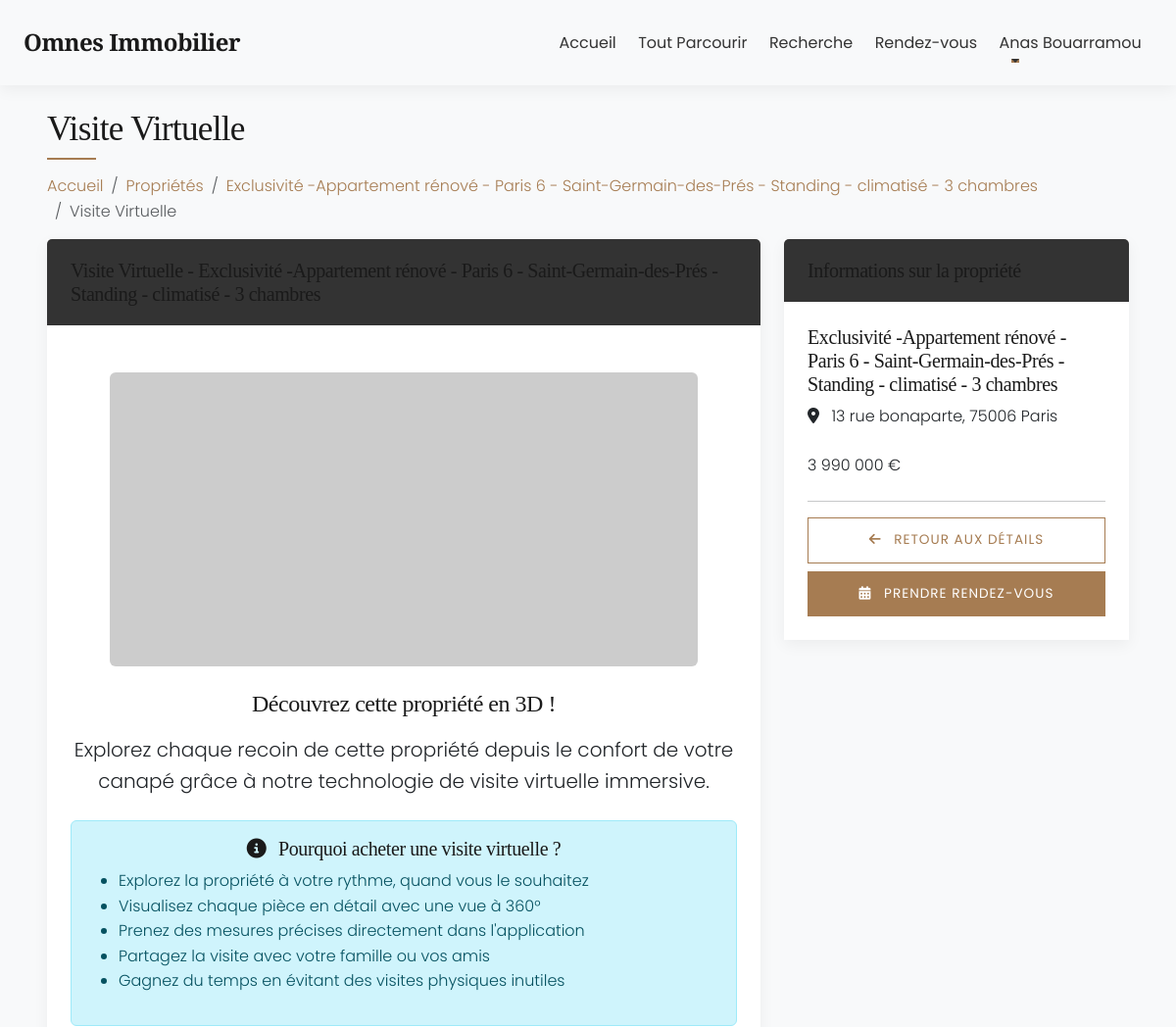
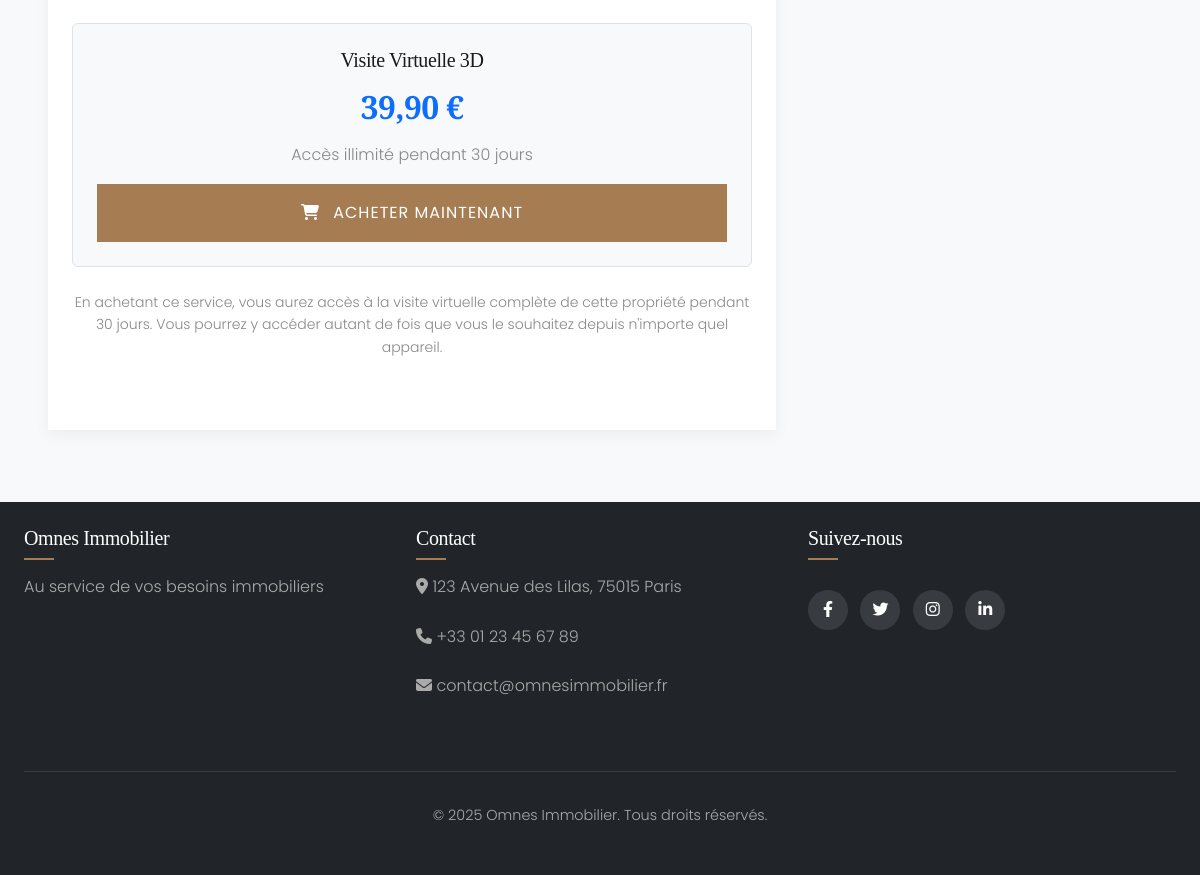
The app's page /virtual-tour.php?id=5 (signed in) with its own data (2 pictures, top to bottom).
### tables this page shows
CREATE TABLE `Propriete` (
  `id_propriete` int NOT NULL,
  `titre` varchar(255) NOT NULL,
  `description` text,
  `prix` decimal(10,2) NOT NULL,
  `surface` decimal(10,2) DEFAULT NULL,
  `nb_pieces` int DEFAULT NULL,
  `nb_chambres` int DEFAULT NULL,
  `nb_salles_bain` int DEFAULT NULL,
  `etage` int DEFAULT NULL,
  `balcon` tinyint(1) DEFAULT '0',
  `parking` tinyint(1) DEFAULT '0',
  `ascenseur` tinyint(1) DEFAULT '0',
  `adresse` varchar(255) NOT NULL,
  `ville` varchar(100) NOT NULL,
  `code_postal` varchar(20) NOT NULL,
  `pays` varchar(50) NOT NULL,
  `statut` enum('disponible','vendu','loué') DEFAULT 'disponible',
  `type_propriete` enum('résidentiel','commercial','terrain','location') NOT NULL,
  `date_ajout` datetime DEFAULT CURRENT_TIMESTAMP,
  `id_agent` int NOT NULL
);

### classes/database.php (called while the page is built, shortened)
<?php
class Database {
    private $dbh;
    private $stmt;
    public function __construct() {
        $this->host = DB_HOST;
        $this->port = DB_PORT;
        $this->user = DB_USER;
        $this->pass = DB_PASS;
        $this->dbname = DB_NAME;
        $dsn = 'mysql:host=' . $this->host . ';port=' . $this->port . ';dbname=' . $this->dbname . ';charset=utf8mb4';
        $options = array(
            PDO::ATTR_PERSISTENT => true,
            PDO::ATTR_ERRMODE => PDO::ERRMODE_EXCEPTION,
            PDO::ATTR_DEFAULT_FETCH_MODE => PDO::FETCH_OBJ
        );
        try {
            $this->dbh = new PDO($dsn, $this->user, $this->pass, $options);
        } catch(PDOException $e) {
            $this->error = $e->getMessage();
            error_log("Erreur de connexion à la base de données : " . $this->error);
            throw new Exception("Erreur de connexion à la base de données");
        }
    }
    public function query($query) {
        $this->stmt = $this->dbh->prepare($query);
    }
    public function bind($param, $value, $type = null) {
        if (is_null($type)) {
            switch (true) {
                case is_int($value):
                    $type = PDO::PARAM_INT;
                    break;
            }
        }
        $this->stmt->bindValue($param, $value, $type);
    }
    public function execute() {
        try {
            return $this->stmt->execute();
        } catch(PDOException $e) {
            $this->error = $e->getMessage();
            error_log("Erreur d'exécution de requête : " . $this->error);
            return false;
        }
    }
    public function single() {
        $this->execute();
        return $this->stmt->fetch();
    }
}
?>

### classes/Property.php (called while the page is built, shortened)
<?php
class Property {
    private $db;
    public function __construct() {
        $this->db = new Database();
    }
    public function getPropertyById($id_propriete) {
        $this->db->query('SELECT p.*, a.id_agent, u.nom as agent_nom, u.prenom as agent_prenom,
                        u.email as agent_email, u.telephone as agent_telephone
                        FROM Propriete p
                        INNER JOIN Agent_Immobilier a ON p.id_agent = a.id_agent
                        INNER JOIN Utilisateur u ON a.id_utilisateur = u.id_utilisateur
                        WHERE p.id_propriete = :id_propriete');
        $this->db->bind(':id_propriete', $id_propriete);
        return $this->db->single();
    }
}
?>

### config/init.php (called while the page is built, shortened)
<?php
require_once BASE_PATH . 'config/database.php';
function format_price($price) {
    return number_format($price, 0, ',', ' ') . ' €';
}

### virtual-tour.php (the view, shortened to what this page needs)
<?php
require_once BASE_PATH . 'config/init.php';
require_once BASE_PATH . 'classes/Property.php';
$client = new Client();
$property = new Property();
$client_info = $client->getClientByUserId($_SESSION['user_id']);
$property_id = isset($_GET['id']) ? intval($_GET['id']) : null;
$property_info = $property->getPropertyById($property_id);
$db = new Database();
$db->query('SELECT * FROM Transaction WHERE id_client = :id_client AND type_service = "visite_virtuelle" AND id_propriete = :id_propriete AND statut = "confirmé"');
$db->bind(':id_client', $client_info->id_client);
$db->bind(':id_propriete', $property_id);
$existing_purchase = $db->single();
include BASE_PATH . 'includes/header.php';
?>
<div class="container mt-4">
    <h1 class="section-title mb-4" data-aos="fade-up">Visite Virtuelle</h1>
    <nav aria-label="breadcrumb" data-aos="fade-up">
        <ol class="breadcrumb">
            <li class="breadcrumb-item"><a href="/omnes-immobilier/index.php">Accueil</a></li>
            <li class="breadcrumb-item"><a href="/omnes-immobilier/properties.php">Propriétés</a></li>
            <li class="breadcrumb-item"><a href="/omnes-immobilier/property-detail.php?id=<?php echo $property_id; ?>"><?php echo htmlspecialchars($property_info->titre); ?></a></li>
            <li class="breadcrumb-item active" aria-current="page">Visite Virtuelle</li>
        </ol>
    </nav>
    <div class="row">
        <div class="col-md-8">
            <div class="card mb-4" data-aos="fade-up">
                <div class="card-header bg-primary text-white">
                    <h5 class="mb-0">Visite Virtuelle - <?php echo htmlspecialchars($property_info->titre); ?></h5>
                </div>
                <div class="card-body">
                    <?php if ($existing_purchase) : ?>
                        <div class="virtual-tour-container" style="height: 500px; position: relative;">
                            <div class="ratio ratio-16x9">
                                <iframe src="https://www.youtube.com/embed/WfJXAyEnIXw" title="Visite virtuelle" allowfullscreen></iframe>
                            </div>
                            <div class="mt-4">
                                <h5>Instructions d'utilisation :</h5>
                                <ul>
                                    <li>Utilisez la souris pour regarder autour de vous (cliquer et glisser)</li>
                                    <li>Cliquez sur les points blancs pour vous déplacer dans la propriété</li>
                                    <li>Utilisez la molette de la souris pour zoomer</li>
                                    <li>Cliquez sur les icônes d'information pour des détails supplémentaires</li>
                                    <li>Utilisez le menu en bas pour accéder directement à différentes pièces</li>
                                </ul>
                            </div>
                            <div class="mt-4">
                                <h5>Caractéristiques de la propriété :</h5>
                                <div class="row">
                                    <div class="col-md-6">
                                        <ul class="list-unstyled">
                                            <li><i class="fas fa-check-circle text-success me-2"></i> Surface : <?php echo $property_info->surface; ?> m²</li>
                                            <li><i class="fas fa-check-circle text-success me-2"></i> Chambres : <?php echo $property_info->nb_chambres; ?></li>
                                            <li><i class="fas fa-check-circle text-success me-2"></i> Salles de bain : <?php echo $property_info->nb_salles_bain; ?></li>
                                        </ul>
                                    </div>
                                    <div class="col-md-6">
                                        <ul class="list-unstyled">
                                            <li><i class="fas fa-check-circle text-success me-2"></i> Étage : <?php echo isset($property_info->etage) ? $property_info->etage : 'N/A'; ?></li>
                                            <li><i class="fas fa-check-circle text-success me-2"></i> Balcon : <?php echo $property_info->balcon ? 'Oui' : 'Non'; ?></li>
                                            <li><i class="fas fa-check-circle text-success me-2"></i> Parking : <?php echo $property_info->parking ? 'Oui' : 'Non'; ?></li>
                                        </ul>
                                    </div>
                                </div>
                            </div>
                        </div>
                    <?php else : ?>
                        <div class="text-center py-4">
                            <img src="/omnes-immobilier/assets/img/services/virtual-tour.jpg" class="img-fluid rounded mb-4" style="max-height: 300px;" alt="Visite Virtuelle" onerror="this.src='https://via.placeholder.com/600x300?text=Visite+Virtuelle'">
                            <h4 class="mb-3">Découvrez cette propriété en 3D !</h4>
                            <p class="lead mb-4">Explorez chaque recoin de cette propriété depuis le confort de votre canapé grâce à notre technologie de visite virtuelle immersive.</p>
                            <div class="alert alert-info mb-4">
                                <h5><i class="fas fa-info-circle me-2"></i> Pourquoi acheter une visite virtuelle ?</h5>
                                <ul class="text-start">
                                    <li>Explorez la propriété à votre rythme, quand vous le souhaitez</li>
                                    <li>Visualisez chaque pièce en détail avec une vue à 360°</li>
                                    <li>Prenez des mesures précises directement dans l'application</li>
                                    <li>Partagez la visite avec votre famille ou vos amis</li>
                                    <li>Gagnez du temps en évitant des visites physiques inutiles</li>
                                </ul>
                            </div>
                            <div class="pricing-box mb-4 p-4 border rounded bg-light">
                                <h5>Visite Virtuelle 3D</h5>
                                <h3 class="price my-3">39,90 €</h3>
                                <p class="text-muted mb-3">Accès illimité pendant 30 jours</p>
                                <div class="d-grid gap-2">
                                    <a href="/omnes-immobilier/virtual-tour.php?id=<?php echo $property_id; ?>&purchase=true" class="btn btn-primary btn-lg">
                                        <i class="fas fa-shopping-cart me-2"></i> Acheter maintenant
                                    </a>
                                </div>
                            </div>
                            <p class="small text-muted">En achetant ce service, vous aurez accès à la visite virtuelle complète de cette propriété pendant 30 jours. Vous pourrez y accéder autant de fois que vous le souhaitez depuis n'importe quel appareil.</p>
                        </div>
                    <?php endif; ?>
                </div>
            </div>
        </div>
        <div class="col-md-4">
            <div class="card mb-4" data-aos="fade-up">
                <div class="card-header bg-primary text-white">
                    <h5 class="mb-0">Informations sur la propriété</h5>
                </div>
                <div class="card-body">
                    <h5><?php echo htmlspecialchars($property_info->titre); ?></h5>
                    <p><i class="fas fa-map-marker-alt me-2"></i> <?php echo htmlspecialchars($property_info->adresse . ', ' . $property_info->code_postal . ' ' . $property_info->ville); ?></p>
                    <?php if ($property_info->type_propriete !== 'location') : ?>
                        <p class="property-price"><?php echo format_price($property_info->prix); ?></p>
                    <?php else : ?>
                        <p class="property-price"><?php echo format_price($property_info->prix); ?>/mois</p>
                    <?php endif; ?>
                    <hr>
                    <div class="d-grid gap-2">
                        <a href="/omnes-immobilier/property-detail.php?id=<?php echo $property_id; ?>" class="btn btn-outline-primary">
                            <i class="fas fa-arrow-left me-2"></i> Retour aux détails
                        </a>
                        <a href="/omnes-immobilier/appointment.php?agent=<?php echo $property_info->id_agent; ?>&property=<?php echo $property_id; ?>" class="btn btn-primary">
                            <i class="fas fa-calendar-alt me-2"></i> Prendre rendez-vous
                        </a>
                    </div>
                </div>
            </div>
        </div>
    </div>
</div>
<?php include BASE_PATH . 'includes/footer.php'; ?>

### assets/css/style.css (style rules this page uses)
:root { --dark-primary: #1a1a1a; --primary: #333333; --secondary: #a67c52; --light-secondary: #d4b88f; --light: #f8f9fa; --white: #ffffff; --grey: #e0e0e0; --dark-grey: #888888; --success: #4a7c59; --danger: #a63f52; --warning: #d4a150; --info: #5899a6; --transition: all 0.3s ease; --box-shadow: 0 5px 15px rgba(0, 0, 0, 0.05); --box-shadow-hover: 0 8px 25px rgba(0, 0, 0, 0.1); --font-heading: 'Playfair Display', serif; --font-body: 'Poppins', sans-serif; }
body { font-family: var(--font-body); color: var(--primary); line-height: 1.6; background-color: var(--light); font-weight: 300; }
h1, h2, h3, h4, h5, h6 { font-family: var(--font-heading); font-weight: 500; color: var(--dark-primary); letter-spacing: -0.02em; }
p { margin-bottom: 1.5rem; }
a { color: var(--secondary); text-decoration: none; transition: var(--transition); }
.container { max-width: 1280px; padding: 0 1.5rem; }
.bg-primary { background-color: var(--primary) !important; }
.bg-light { background-color: var(--light) !important; }
.text-white { color: var(--white) !important; }
.text-muted { color: var(--dark-grey) !important; }
.section-title { position: relative; display: inline-block; margin-bottom: 2.5rem; font-size: 2.2rem; }
.section-title::after { content: ''; position: absolute; left: 0; bottom: -10px; width: 50px; height: 2px; background-color: var(--secondary); }
.btn { font-family: var(--font-body); font-weight: 400; padding: 0.75rem 1.5rem; border-radius: 0; transition: var(--transition); text-transform: uppercase; letter-spacing: 1px; font-size: 0.85rem; border: none; }
.btn-primary { background-color: var(--secondary); color: var(--white); border: 1px solid var(--secondary); }
.btn-outline-primary { background-color: transparent; color: var(--secondary); border: 1px solid var(--secondary); }
.btn-lg { padding: 1rem 2rem; font-size: 1rem; }
.card { border: none; box-shadow: var(--box-shadow); transition: var(--transition); border-radius: 0; overflow: hidden; margin-bottom: 2rem; }
.card-header { background-color: var(--white); border-bottom: 1px solid var(--grey); padding: 1.25rem 1.5rem; font-family: var(--font-heading); font-weight: 500; }
.card-header.bg-primary, .card-header.bg-secondary { color: var(--white); border-bottom: none; }
.card-body { padding: 1.5rem; }
.pricing-box { background-color: #f8f9fa; border-radius: 0.5rem; padding: 1.5rem; text-align: center; transition: transform 0.3s ease; }
.price { font-size: 2rem; font-weight: bold; color: #0d6efd; }

### records on screen
propriete: titre "Exclusivité -Appartement rénové - Paris 6 - Saint-Germain-des-Prés - Standing - climatisé - 3 chambres", adresse+code_postal+ville "13 rue bonaparte, 75006 Paris", prix "3 990 000 €"

### other values on screen
$_SESSION['user_name'] "Anas Bouarramou"
